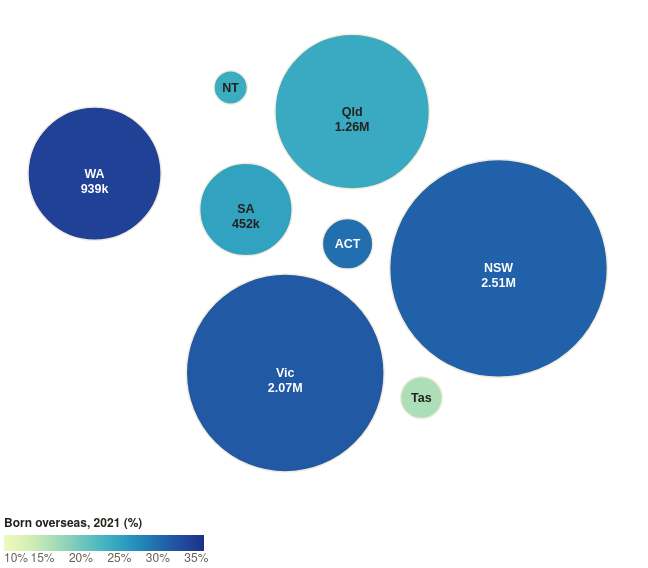

Describe this chart as a Vega-Lite specification.
### Vega-Lite specification from a JSON file in a GitHub repository (floating-point values rounded to 4 significant figures)
{"$schema": "https://vega.github.io/schema/vega-lite/v5.json", "width": 640, "height": 496, "config": {"background": null, "font": "IBM Plex Sans, Helvetica Neue, Arial, sans-serif", "padding": 4, "view": {"stroke": null}, "axis": {"labelColor": "#675f54", "titleColor": "#675f54", "gridColor": "#d3c5a8", "domainColor": "#d3c5a8", "tickColor": "#d3c5a8", "labelFont": "IBM Plex Sans, Helvetica Neue, Arial, sans-serif", "labelFontSize": 11, "titleFont": "IBM Plex Sans, Helvetica Neue, Arial, sans-serif", "titleFontWeight": 500, "titleFontSize": 11.5}, "legend": {"labelColor": "#675f54", "titleColor": "#25221d", "labelFont": "IBM Plex Sans, Helvetica Neue, Arial, sans-serif", "titleFont": "IBM Plex Sans, Helvetica Neue, Arial, sans-serif", "titleFontWeight": 600, "labelFontSize": 12, "titleFontSize": 12, "symbolStrokeColor": "#f5eddc"}, "text": {"color": "#25221d", "font": "IBM Plex Sans, Helvetica Neue, Arial, sans-serif"}, "tooltipFormat": {"numberFormat": ",.0f"}}, "data": {"values": [{"abbr": "WA", "x": -10.07, "y": -2, "r": 5.755, "name": "Western Australia", "size": 17750.0, "tot": 938900, "share": 34.1, "big": true, "rp": 75.17, "l": ["WA", "939k"], "out": false}, {"abbr": "NT", "x": 0.353, "y": -8.6, "r": 1.445, "name": "Northern Territory", "size": 1119.0, "tot": 59240, "share": 23.9, "big": false, "rp": 18.87, "l": ["NT"], "out": false}, {"abbr": "SA", "x": 1.522, "y": 0.741, "r": 3.995, "name": "South Australia", "size": 8554.0, "tot": 452410, "share": 25.1, "big": true, "rp": 52.18, "l": ["SA", "452k"], "out": false}, {"abbr": "Qld", "x": 9.656, "y": -6.755, "r": 6.676, "name": "Queensland", "size": 23890.0, "tot": 1263640, "share": 24.2, "big": true, "rp": 87.2, "l": ["Qld", "1.26M"], "out": false}, {"abbr": "NSW", "x": 20.86, "y": 5.26, "r": 9.409, "name": "New South Wales", "size": 47450.0, "tot": 2510260, "share": 31, "big": true, "rp": 122.9, "l": ["NSW", "2.51M"], "out": false}, {"abbr": "ACT", "x": 9.306, "y": 3.373, "r": 2.181, "name": "Australian Capital Territory", "size": 2549.0, "tot": 134900, "share": 29.8, "big": false, "rp": 28.49, "l": ["ACT"], "out": false}, {"abbr": "Vic", "x": 4.532, "y": 13.27, "r": 8.55, "name": "Victoria", "size": 39180.0, "tot": 2072570, "share": 31.7, "big": true, "rp": 111.7, "l": ["Vic", "2.07M"], "out": false}, {"abbr": "Tas", "x": 14.96, "y": 15.16, "r": 1.804, "name": "Tasmania", "size": 1744.0, "tot": 92320, "share": 16.3, "big": false, "rp": 23.56, "l": ["Tas"], "out": false}]}, "params": [{"name": "hl", "value": "", "bind": {"input": "select", "options": ["", "Western Australia", "Victoria", "New South Wales", "Australian Capital Territory", "South Australia", "Queensland", "Northern Territory", "Tasmania"], "labels": ["All states", "Western Australia", "Victoria", "New South Wales", "Australian Capital Territory", "South Australia", "Queensland", "Northern Territory", "Tasmania"], "name": "Highlight a state "}}], "layer": [{"mark": {"type": "circle", "stroke": "#f5eddc", "strokeWidth": 1.5, "cursor": "pointer"}, "encoding": {"x": {"field": "x", "type": "quantitative", "scale": {"domain": [-17, 32], "nice": false, "zero": false}, "axis": null}, "y": {"field": "y", "type": "quantitative", "scale": {"domain": [-15, 23], "reverse": true, "nice": false, "zero": false}, "axis": null}, "opacity": {"condition": {"test": "hl == '' || datum.name == hl", "value": 1}, "value": 0.2}, "size": {"field": "size", "type": "quantitative", "scale": null}, "color": {"field": "share", "type": "quantitative", "scale": {"domain": [10, 36], "scheme": "yellowgreenblue"}, "legend": {"title": "Born overseas, 2021 (%)", "orient": "bottom", "direction": "horizontal", "gradientLength": 200, "labelExpr": "datum.value + '%'"}}, "tooltip": [{"field": "s_name", "title": "State / territory"}, {"field": "s_share", "title": "Born overseas, 2021 (%)", "format": ".1f"}, {"field": "s_os", "title": "Overseas-born residents", "format": ","}, {"field": "s_pop", "title": "Total population, 2021", "format": ","}, {"field": "s_top", "title": "Largest overseas birthplace"}, {"field": "s_topn", "title": "Residents born there", "format": ","}, {"field": "s_growth", "title": "Change in share since 2001 (pts)", "format": "+.1f"}], "stroke": {"condition": {"param": "hov11", "empty": false, "value": "#111111"}, "value": "#f5eddc"}, "strokeWidth": {"condition": {"param": "hov11", "empty": false, "value": 2.5}, "value": 1.5}}, "transform": [{"lookup": "name", "from": {"data": {"values": [{"s_name": "Western Australia", "s_share": 34.1, "s_growth": 5.5, "s_os": 938900, "s_pop": 2749370, "s_top": "England", "s_topn": 211730}, {"s_name": "Victoria", "s_share": 31.7, "s_growth": 7.2, "s_os": 2072570, "s_pop": 6547820, "s_top": "India", "s_topn": 272250}, {"s_name": "New South Wales", "s_share": 31, "s_growth": 6.2, "s_os": 2510260, "s_pop": 8097060, "s_top": "China", "s_topn": 261330}, {"s_name": "Australian Capital Territory", "s_share": 29.8, "s_growth": 6.9, "s_os": 134900, "s_pop": 452510, "s_top": "India", "s_topn": 17510}, {"s_name": "South Australia", "s_share": 25.1, "s_growth": 3.9, "s_os": 452410, "s_pop": 1802600, "s_top": "England", "s_topn": 98770}, {"s_name": "Queensland", "s_share": 24.2, "s_growth": 6.2, "s_os": 1263640, "s_pop": 5215810, "s_top": "New Zealand", "s_topn": 229920}, {"s_name": "Northern Territory", "s_share": 23.9, "s_growth": 7.8, "s_os": 59240, "s_pop": 248150, "s_top": "Philippines", "s_topn": 7320}, {"s_name": "Tasmania", "s_share": 16.3, "s_growth": 5.5, "s_os": 92320, "s_pop": 567240, "s_top": "England", "s_topn": 20420}]}, "key": "s_name", "fields": ["s_name", "s_share", "s_growth", "s_os", "s_pop", "s_top", "s_topn"]}}], "params": [{"name": "hov11", "select": {"type": "point", "fields": ["s_name"], "on": "pointerover", "clear": "pointerout"}}]}, {"transform": [{"filter": "!datum.out"}], "mark": {"type": "text", "fontSize": 12.5, "lineHeight": 15, "font": "IBM Plex Sans Condensed, Arial Narrow, sans-serif", "fontWeight": 600, "baseline": "middle"}, "encoding": {"x": {"field": "x", "type": "quantitative", "scale": {"domain": [-17, 32], "nice": false, "zero": false}, "axis": null}, "y": {"field": "y", "type": "quantitative", "scale": {"domain": [-15, 23], "reverse": true, "nice": false, "zero": false}, "axis": null}, "text": {"field": "l"}, "color": {"condition": {"test": "datum.share >= 27", "value": "#ffffff"}, "value": "#25221d"}}}, {"transform": [{"filter": "datum.out"}], "mark": {"type": "text", "fontSize": 12, "font": "IBM Plex Sans Condensed, Arial Narrow, sans-serif", "fontWeight": 600, "baseline": "middle", "align": "left", "dx": 4}, "encoding": {"x": {"field": "xr", "type": "quantitative", "scale": {"domain": [-17, 32], "nice": false, "zero": false}, "axis": null}, "y": {"field": "y", "type": "quantitative", "scale": {"domain": [-15, 23], "reverse": true, "nice": false, "zero": false}, "axis": null}, "text": {"field": "l"}, "color": {"value": "#25221d"}}}], "transform": [{"calculate": "datum.x + datum.r", "as": "xr"}]}
